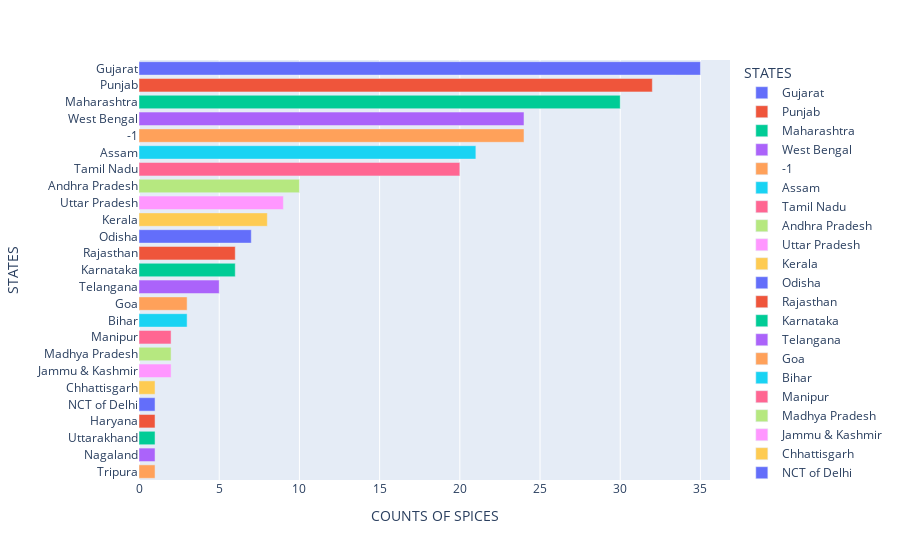

The notebook cell this image was saved under:
### Code cell
x2=data[data["flavor_profile"]=="spicy"].reset_index()
x2= data["state"].value_counts().reset_index()
x2.columns=["State", "Counts"]
bar_plot1= px.bar(x2, y="State",x='Counts',
             orientation='h',color='State',
            labels={'State':'STATES','Counts':'COUNTS OF SPICES'})
bar_plot1.show()

### Figure 1 — Plotly figure (JSON) as saved in the notebook; plotly's stock layout.template omitted (floating-point values rounded to 4 significant figures)
{"data": [{"alignmentgroup": "True", "hovertemplate": "STATES=%{y}<br>COUNTS OF SPICES=%{x}<extra></extra>", "legendgroup": "Gujarat", "marker": {"color": "#636efa"}, "name": "Gujarat", "offsetgroup": "Gujarat", "orientation": "h", "showlegend": true, "textposition": "auto", "type": "bar", "x": [35], "xaxis": "x", "y": ["Gujarat"], "yaxis": "y"}, {"alignmentgroup": "True", "hovertemplate": "STATES=%{y}<br>COUNTS OF SPICES=%{x}<extra></extra>", "legendgroup": "Punjab", "marker": {"color": "#EF553B"}, "name": "Punjab", "offsetgroup": "Punjab", "orientation": "h", "showlegend": true, "textposition": "auto", "type": "bar", "x": [32], "xaxis": "x", "y": ["Punjab"], "yaxis": "y"}, {"alignmentgroup": "True", "hovertemplate": "STATES=%{y}<br>COUNTS OF SPICES=%{x}<extra></extra>", "legendgroup": "Maharashtra", "marker": {"color": "#00cc96"}, "name": "Maharashtra", "offsetgroup": "Maharashtra", "orientation": "h", "showlegend": true, "textposition": "auto", "type": "bar", "x": [30], "xaxis": "x", "y": ["Maharashtra"], "yaxis": "y"}, {"alignmentgroup": "True", "hovertemplate": "STATES=%{y}<br>COUNTS OF SPICES=%{x}<extra></extra>", "legendgroup": "West Bengal", "marker": {"color": "#ab63fa"}, "name": "West Bengal", "offsetgroup": "West Bengal", "orientation": "h", "showlegend": true, "textposition": "auto", "type": "bar", "x": [24], "xaxis": "x", "y": ["West Bengal"], "yaxis": "y"}, {"alignmentgroup": "True", "hovertemplate": "STATES=%{y}<br>COUNTS OF SPICES=%{x}<extra></extra>", "legendgroup": "-1", "marker": {"color": "#FFA15A"}, "name": "-1", "offsetgroup": "-1", "orientation": "h", "showlegend": true, "textposition": "auto", "type": "bar", "x": [24], "xaxis": "x", "y": ["-1"], "yaxis": "y"}, {"alignmentgroup": "True", "hovertemplate": "STATES=%{y}<br>COUNTS OF SPICES=%{x}<extra></extra>", "legendgroup": "Assam", "marker": {"color": "#19d3f3"}, "name": "Assam", "offsetgroup": "Assam", "orientation": "h", "showlegend": true, "textposition": "auto", "type": "bar", "x": [21], "xaxis": "x", "y": ["Assam"], "yaxis": "y"}, {"alignmentgroup": "True", "hovertemplate": "STATES=%{y}<br>COUNTS OF SPICES=%{x}<extra></extra>", "legendgroup": "Tamil Nadu", "marker": {"color": "#FF6692"}, "name": "Tamil Nadu", "offsetgroup": "Tamil Nadu", "orientation": "h", "showlegend": true, "textposition": "auto", "type": "bar", "x": [20], "xaxis": "x", "y": ["Tamil Nadu"], "yaxis": "y"}, {"alignmentgroup": "True", "hovertemplate": "STATES=%{y}<br>COUNTS OF SPICES=%{x}<extra></extra>", "legendgroup": "Andhra Pradesh", "marker": {"color": "#B6E880"}, "name": "Andhra Pradesh", "offsetgroup": "Andhra Pradesh", "orientation": "h", "showlegend": true, "textposition": "auto", "type": "bar", "x": [10], "xaxis": "x", "y": ["Andhra Pradesh"], "yaxis": "y"}, {"alignmentgroup": "True", "hovertemplate": "STATES=%{y}<br>COUNTS OF SPICES=%{x}<extra></extra>", "legendgroup": "Uttar Pradesh", "marker": {"color": "#FF97FF"}, "name": "Uttar Pradesh", "offsetgroup": "Uttar Pradesh", "orientation": "h", "showlegend": true, "textposition": "auto", "type": "bar", "x": [9], "xaxis": "x", "y": ["Uttar Pradesh"], "yaxis": "y"}, {"alignmentgroup": "True", "hovertemplate": "STATES=%{y}<br>COUNTS OF SPICES=%{x}<extra></extra>", "legendgroup": "Kerala", "marker": {"color": "#FECB52"}, "name": "Kerala", "offsetgroup": "Kerala", "orientation": "h", "showlegend": true, "textposition": "auto", "type": "bar", "x": [8], "xaxis": "x", "y": ["Kerala"], "yaxis": "y"}, {"alignmentgroup": "True", "hovertemplate": "STATES=%{y}<br>COUNTS OF SPICES=%{x}<extra></extra>", "legendgroup": "Odisha", "marker": {"color": "#636efa"}, "name": "Odisha", "offsetgroup": "Odisha", "orientation": "h", "showlegend": true, "textposition": "auto", "type": "bar", "x": [7], "xaxis": "x", "y": ["Odisha"], "yaxis": "y"}, {"alignmentgroup": "True", "hovertemplate": "STATES=%{y}<br>COUNTS OF SPICES=%{x}<extra></extra>", "legendgroup": "Rajasthan", "marker": {"color": "#EF553B"}, "name": "Rajasthan", "offsetgroup": "Rajasthan", "orientation": "h", "showlegend": true, "textposition": "auto", "type": "bar", "x": [6], "xaxis": "x", "y": ["Rajasthan"], "yaxis": "y"}, {"alignmentgroup": "True", "hovertemplate": "STATES=%{y}<br>COUNTS OF SPICES=%{x}<extra></extra>", "legendgroup": "Karnataka", "marker": {"color": "#00cc96"}, "name": "Karnataka", "offsetgroup": "Karnataka", "orientation": "h", "showlegend": true, "textposition": "auto", "type": "bar", "x": [6], "xaxis": "x", "y": ["Karnataka"], "yaxis": "y"}, {"alignmentgroup": "True", "hovertemplate": "STATES=%{y}<br>COUNTS OF SPICES=%{x}<extra></extra>", "legendgroup": "Telangana", "marker": {"color": "#ab63fa"}, "name": "Telangana", "offsetgroup": "Telangana", "orientation": "h", "showlegend": true, "textposition": "auto", "type": "bar", "x": [5], "xaxis": "x", "y": ["Telangana"], "yaxis": "y"}, {"alignmentgroup": "True", "hovertemplate": "STATES=%{y}<br>COUNTS OF SPICES=%{x}<extra></extra>", "legendgroup": "Goa", "marker": {"color": "#FFA15A"}, "name": "Goa", "offsetgroup": "Goa", "orientation": "h", "showlegend": true, "textposition": "auto", "type": "bar", "x": [3], "xaxis": "x", "y": ["Goa"], "yaxis": "y"}, {"alignmentgroup": "True", "hovertemplate": "STATES=%{y}<br>COUNTS OF SPICES=%{x}<extra></extra>", "legendgroup": "Bihar", "marker": {"color": "#19d3f3"}, "name": "Bihar", "offsetgroup": "Bihar", "orientation": "h", "showlegend": true, "textposition": "auto", "type": "bar", "x": [3], "xaxis": "x", "y": ["Bihar"], "yaxis": "y"}, {"alignmentgroup": "True", "hovertemplate": "STATES=%{y}<br>COUNTS OF SPICES=%{x}<extra></extra>", "legendgroup": "Manipur", "marker": {"color": "#FF6692"}, "name": "Manipur", "offsetgroup": "Manipur", "orientation": "h", "showlegend": true, "textposition": "auto", "type": "bar", "x": [2], "xaxis": "x", "y": ["Manipur"], "yaxis": "y"}, {"alignmentgroup": "True", "hovertemplate": "STATES=%{y}<br>COUNTS OF SPICES=%{x}<extra></extra>", "legendgroup": "Madhya Pradesh", "marker": {"color": "#B6E880"}, "name": "Madhya Pradesh", "offsetgroup": "Madhya Pradesh", "orientation": "h", "showlegend": true, "textposition": "auto", "type": "bar", "x": [2], "xaxis": "x", "y": ["Madhya Pradesh"], "yaxis": "y"}, {"alignmentgroup": "True", "hovertemplate": "STATES=%{y}<br>COUNTS OF SPICES=%{x}<extra></extra>", "legendgroup": "Jammu & Kashmir", "marker": {"color": "#FF97FF"}, "name": "Jammu & Kashmir", "offsetgroup": "Jammu & Kashmir", "orientation": "h", "showlegend": true, "textposition": "auto", "type": "bar", "x": [2], "xaxis": "x", "y": ["Jammu & Kashmir"], "yaxis": "y"}, {"alignmentgroup": "True", "hovertemplate": "STATES=%{y}<br>COUNTS OF SPICES=%{x}<extra></extra>", "legendgroup": "Chhattisgarh", "marker": {"color": "#FECB52"}, "name": "Chhattisgarh", "offsetgroup": "Chhattisgarh", "orientation": "h", "showlegend": true, "textposition": "auto", "type": "bar", "x": [1], "xaxis": "x", "y": ["Chhattisgarh"], "yaxis": "y"}, {"alignmentgroup": "True", "hovertemplate": "STATES=%{y}<br>COUNTS OF SPICES=%{x}<extra></extra>", "legendgroup": "NCT of Delhi", "marker": {"color": "#636efa"}, "name": "NCT of Delhi", "offsetgroup": "NCT of Delhi", "orientation": "h", "showlegend": true, "textposition": "auto", "type": "bar", "x": [1], "xaxis": "x", "y": ["NCT of Delhi"], "yaxis": "y"}, {"alignmentgroup": "True", "hovertemplate": "STATES=%{y}<br>COUNTS OF SPICES=%{x}<extra></extra>", "legendgroup": "Haryana", "marker": {"color": "#EF553B"}, "name": "Haryana", "offsetgroup": "Haryana", "orientation": "h", "showlegend": true, "textposition": "auto", "type": "bar", "x": [1], "xaxis": "x", "y": ["Haryana"], "yaxis": "y"}, {"alignmentgroup": "True", "hovertemplate": "STATES=%{y}<br>COUNTS OF SPICES=%{x}<extra></extra>", "legendgroup": "Uttarakhand", "marker": {"color": "#00cc96"}, "name": "Uttarakhand", "offsetgroup": "Uttarakhand", "orientation": "h", "showlegend": true, "textposition": "auto", "type": "bar", "x": [1], "xaxis": "x", "y": ["Uttarakhand"], "yaxis": "y"}, {"alignmentgroup": "True", "hovertemplate": "STATES=%{y}<br>COUNTS OF SPICES=%{x}<extra></extra>", "legendgroup": "Nagaland", "marker": {"color": "#ab63fa"}, "name": "Nagaland", "offsetgroup": "Nagaland", "orientation": "h", "showlegend": true, "textposition": "auto", "type": "bar", "x": [1], "xaxis": "x", "y": ["Nagaland"], "yaxis": "y"}, {"alignmentgroup": "True", "hovertemplate": "STATES=%{y}<br>COUNTS OF SPICES=%{x}<extra></extra>", "legendgroup": "Tripura", "marker": {"color": "#FFA15A"}, "name": "Tripura", "offsetgroup": "Tripura", "orientation": "h", "showlegend": true, "textposition": "auto", "type": "bar", "x": [1], "xaxis": "x", "y": ["Tripura"], "yaxis": "y"}], "layout": {"barmode": "relative", "legend": {"title": {"text": "STATES"}, "tracegroupgap": 0}, "margin": {"t": 60}, "xaxis": {"anchor": "y", "domain": [0, 1], "title": {"text": "COUNTS OF SPICES"}}, "yaxis": {"anchor": "x", "categoryarray": ["Tripura", "Nagaland", "Uttarakhand", "Haryana", "NCT of Delhi", "Chhattisgarh", "Jammu & Kashmir", "Madhya Pradesh", "Manipur", "Bihar", "Goa", "Telangana", "Karnataka", "Rajasthan", "Odisha", "Kerala", "Uttar Pradesh", "Andhra Pradesh", "Tamil Nadu", "Assam", "-1", "West Bengal", "Maharashtra", "Punjab", "Gujarat"], "categoryorder": "array", "domain": [0, 1], "title": {"text": "STATES"}}}}
